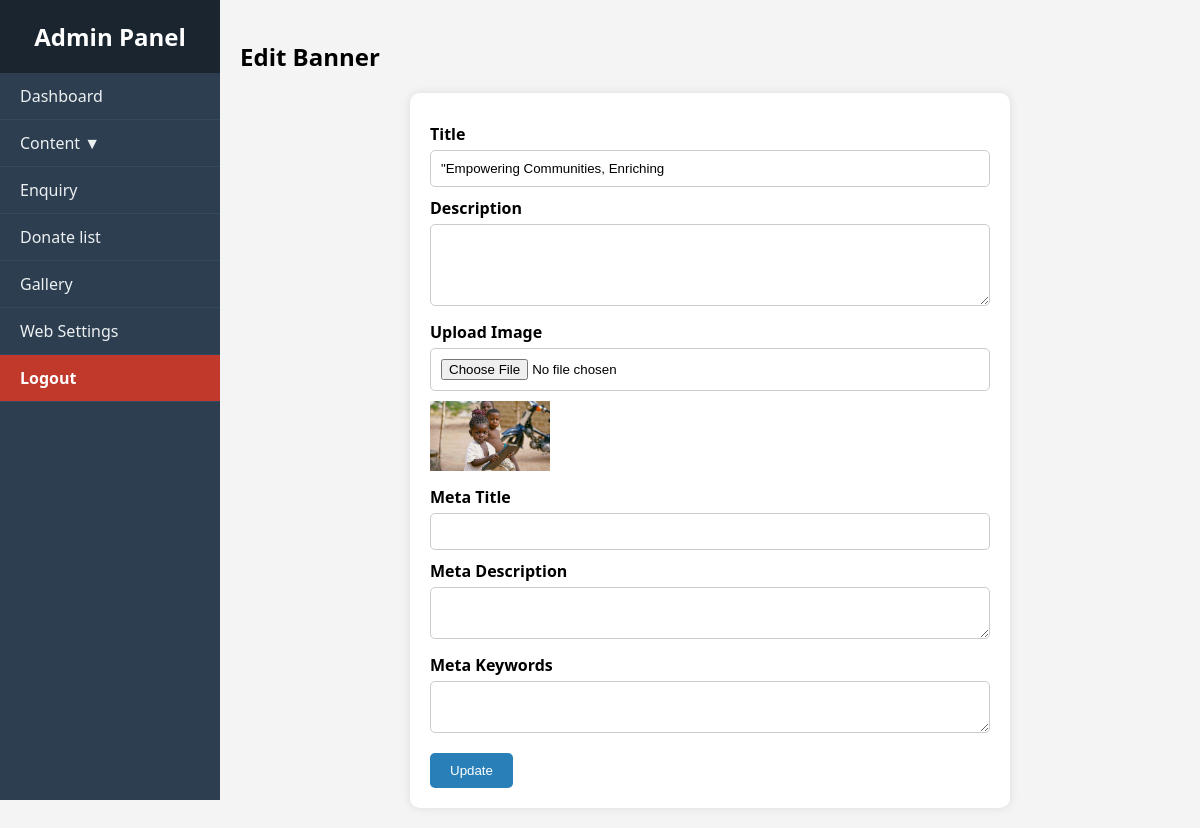
/admin/banner.php?edit=10, run on the app's committed database.
### tables this page shows
CREATE TABLE `banner` (
  `id` int(11) NOT NULL,
  `title` varchar(255) DEFAULT NULL,
  `description` text DEFAULT NULL,
  `image` varchar(255) DEFAULT NULL,
  `meta_title` varchar(255) DEFAULT NULL,
  `meta_description` text DEFAULT NULL,
  `meta_keywords` text DEFAULT NULL,
  `created_at` datetime DEFAULT current_timestamp()
);

### admin/banner.php (the view, shortened to what this page needs)
<?php
include 'db.php';
$id = "";
$title = "";
$description = "";
$image = "";
$meta_title = "";
$meta_description = "";
$meta_keywords = "";
if (isset($_GET['edit'])) {
    $id = (int)$_GET['edit'];
    $result = $conn->query("SELECT * FROM banner WHERE id=$id");
    if ($result->num_rows > 0) {
        $row = $result->fetch_assoc();
        $title = $row['title'];
        $description = $row['description'];
        $image = $row['image'];
        $meta_title = $row['meta_title'];
        $meta_description = $row['meta_description'];
        $meta_keywords = $row['meta_keywords'];
    }
}
?>
<?php include 'header.php'; ?>
<h2><?= $id ? 'Edit' : 'Add' ?> Banner</h2>
<form method="post" enctype="multipart/form-data" class="form-container">
    <label>Title</label>
    <input type="text" name="title" value="<?= htmlspecialchars($title) ?>" required>
    <label>Description</label>
    <textarea name="description" rows="4"><?= htmlspecialchars($description) ?></textarea>
    <label>Upload Image</label>
    <input type="file" name="image" accept="image/*" onchange="previewImage(event)">
    <br>
    <img id="preview" src="<?= $image ? 'uploads/' . htmlspecialchars($image) : '' ?>" width="120" style="margin-top: 10px; <?= $image ? '' : 'display:none;' ?>">
    <label>Meta Title</label>
    <input type="text" name="meta_title" value="<?= htmlspecialchars($meta_title) ?>">
    <label>Meta Description</label>
    <textarea name="meta_description" rows="2"><?= htmlspecialchars($meta_description) ?></textarea>
    <label>Meta Keywords</label>
    <textarea name="meta_keywords" rows="2"><?= htmlspecialchars($meta_keywords) ?></textarea>
    <button type="submit" name="save"><?= $id ? 'Update' : 'Save' ?></button>
</form>

### admin/header.php (style rules this page uses)
* { box-sizing: border-box; }
body { margin: 0; font-family: 'Segoe UI', sans-serif; background-color: #f4f4f4; }
.form-container { max-width: 600px; margin: auto; background: #fff; padding: 20px; border-radius: 10px; box-shadow: 0 0 10px rgba(0, 0, 0, 0.1); }
.form-container label { display: block; margin-top: 10px; font-weight: bold; }
.form-container input[type="text"], .form-container select, .form-container textarea, .form-container input[type="file"] { width: 100%; padding: 10px; margin-top: 5px; border: 1px solid #ccc; border-radius: 5px; }
.form-container button { margin-top: 15px; padding: 10px 20px; background-color: #2980b9; color: white; border: none; border-radius: 5px; cursor: pointer; }

### data on the page
banner: title "\"Empowering Communities, Enriching", image (picture)
